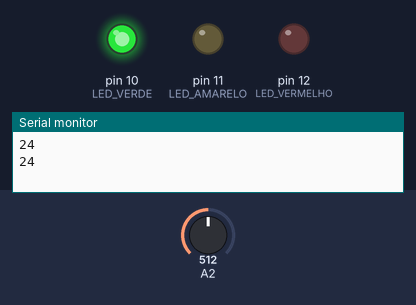
A sketch run on a simulated Arduino Uno, built with avr-gcc and run on an emulated ATmega328P. Parts: output pins drawn as LEDs (lit = HIGH), the last lines printed to the serial monitor. Inputs (shaded band) come from the test bench; at power-on: A2 = 512.

Above: at 2.2 s.
2.3 s: A2 set to 548
At 4.9 s:
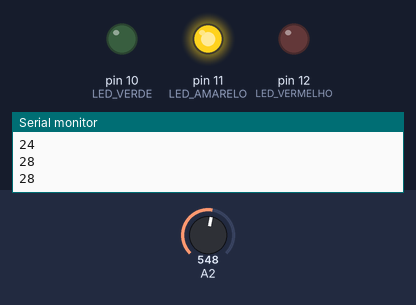
5.5 s: A2 set to 651
8.2 s: A2 set to 685
At 10.8 s:
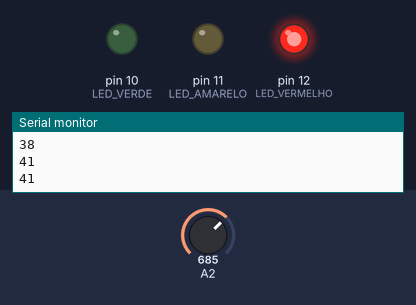
11.5 s: A2 set to 511
At 14.2 s:
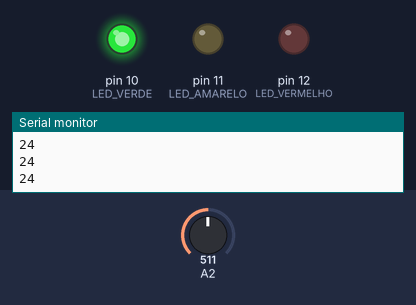
14.5 s: A2 set to 716
At 16.7 s:
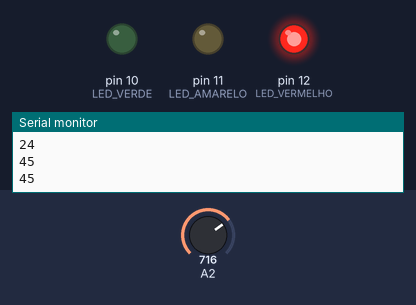
Timing chart, 0 to 18.2 s (numbered marks = the images above; inputs shaded):
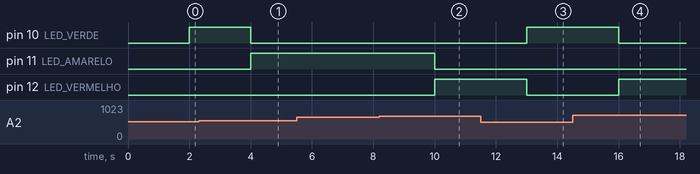

Measured:
- the behaviour switches between 534 and 535 on A2 (found by bisection; images 0 and 1)
- the behaviour switches between 668 and 669 on A2 (found by bisection; images 1 and 2)
- after the input at 2.3 s, pin 10 (LED_VERDE): HIGH → LOW after 1.7 s; pin 11 (LED_AMARELO): LOW → HIGH after 1.7 s
- after the input at 8.2 s, pin 11 (LED_AMARELO): HIGH → LOW after 1.8 s; pin 12 (LED_VERMELHO): LOW → HIGH after 1.8 s
- after the input at 11.5 s, pin 10 (LED_VERDE): LOW → HIGH after 1.5 s; pin 12 (LED_VERMELHO): HIGH → LOW after 1.5 s
- after the input at 14.5 s, pin 10 (LED_VERDE): HIGH → LOW after 1.5 s; pin 12 (LED_VERMELHO): LOW → HIGH after 1.5 s

The sketch:

temperatura.ino
```cpp
#include <Thermistor.h> //INCLUSÃO DA BIBLIOTECA

Thermistor temp(2); //VARIÁVEL DO TIPO THERMISTOR, INDICANDO O PINO ANALÓGICO (A2) EM QUE O TERMISTOR ESTÁ CONECTADO
void setup() {
  Serial.begin(9600); //INICIALIZA A SERIAL
  delay(1000); //INTERVALO DE 1 SEGUNDO
  pinMode(10, OUTPUT); //LED VERDE
  pinMode(11, OUTPUT); //LED AMARELO
  pinMode(12, OUTPUT); //LED VERMELHO
}
void loop() {
  int temperature = temp.getTemp(); //VARIÁVEL DO TIPO INTEIRO QUE RECEBE O VALOR DE TEMPERATURA CALCULADO PELA BIBLIOTECA
  //Serial.print("Temperatura: "); //IMPRIME O TEXTO NO MONITOR SERIAL
  Serial.println(temperature); //IMPRIME NO MONITOR SERIAL A TEMPERATURA MEDIDA
  //Serial.println("°C"); //IMPRIME O TEXTO NO MONITOR SERIAL
  delay(1000); //INTERVALO DE 1 SEGUNDO
  if (temperature<27){
    digitalWrite(10,HIGH);
    digitalWrite(11,LOW);
    digitalWrite(12,LOW);
  }
  if (temperature>=27 && temperature<40){
    digitalWrite(10,LOW);
    digitalWrite(11,HIGH);
    digitalWrite(12,LOW);
  }
  if (temperature>=40){
    digitalWrite(10,LOW);
    digitalWrite(11,LOW);
    digitalWrite(12,HIGH);
  }


}
```
